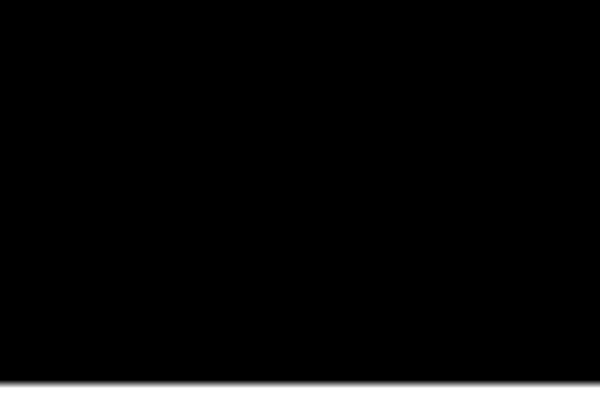
Frame 1 (no input)
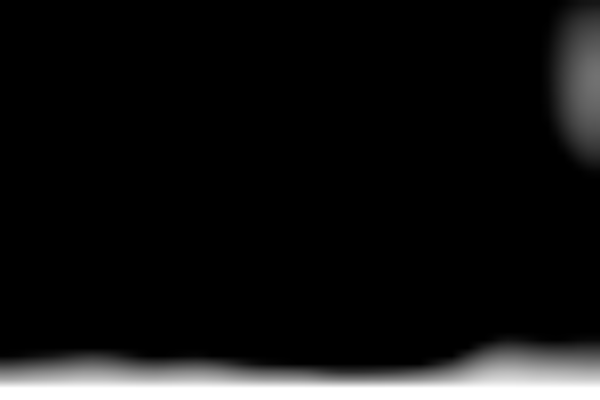
Frame 60 (the mouse pressed at the canvas centre just before this capture)
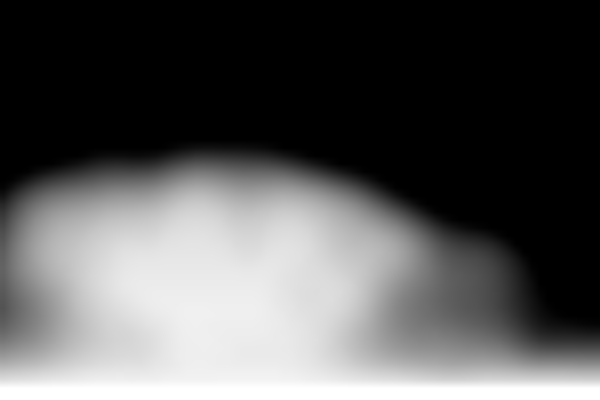
Frame 120 (the mouse held since frame 60 and released just before this capture)

The Processing sketch that drew these frames (run headless with seeded random() and noise(); from frame 60 on, the mouse is pressed at the canvas centre):

// Processing sketch: Frame
// ── Frame.pde
PGraphics buffer1;
PGraphics buffer2;
PImage cooling;
int w = 600;
int h = 400;

float ystart = 0.0;
int[] p;
int[] permutation;
double[][] terrain;
double max;
void setup() {
  size(600, 400);
  buffer1 = createGraphics(w, h);
  buffer2 = createGraphics(w, h);
  cooling = createImage(w,h,RGB);
  permutation = new int[256];
  for(int i=0;i<256;i++)permutation[i] = int(random(256));
  p = new int[1024];
  for(int i=0;i<256;i++)p[i] = p[i+256] = p[i+512] = p[i+768]= permutation[i%256];
  terrain = new double[600][400];
}
void make_random(){
float x = -1;
  for(int i=0;i<600;i++){
    float y = -1;
    for(int j=0;j<400;j++){
       terrain[i][j] = perlin(noise(x,y),noise(x,y),noise(x,y));
       if(max<terrain[i][j])max=terrain[i][j];
       y+=.1;
    }
    x+=.1;
  } 
  max/=5;

}

void cool(){
  cooling.loadPixels();
  float xoff = 0.0; // Start xoff at 0
  float increment = 0.02;
  // For every x,y coordinate in a 2D space, calculate a noise value and produce a brightness value
  for (int x = 0; x < w; x++) {
    xoff += increment;   // Increment xoff 
    float yoff = ystart;   // For every xoff, start yoff at 0
    for (int y = 0; y < h; y++) {
      yoff += increment; // Increment yoff
      // Calculate noise and scale by 255
      double n = noise(xoff,yoff);
      float bright = pow((float)n, 3) * 255;
      //if(xoff<1)println("n"+n);
      cooling.pixels[x+y*w] = color(bright);
    }
  }

  cooling.updatePixels();
  ystart += increment;
}
void fire(int rows) {
  buffer1.beginDraw();
  buffer1.loadPixels();
  for (int x = 0; x < w; x++) {
    for (int j = 0; j < rows; j++) {
      int y = h-(j+1);
      int index = x + y * w;
      buffer1.pixels[index] = color(255);//color(233,163,38);
    }
  }
  buffer1.updatePixels();
  buffer1.endDraw();
}

void draw() {
  fire(2);
  if (mousePressed) {
    buffer1.beginDraw();
    buffer1.fill(255);
    buffer1.noStroke();
    buffer1.ellipse(mouseX, mouseY, 100, 100); 
    buffer1.endDraw();
  }
  cool();
  background(0);
  buffer2.beginDraw();
  buffer1.loadPixels();
  buffer2.loadPixels();
  for (int x = 1; x < w-1; x++) {
    for (int y = 1; y < h-1; y++) {
      int index0 = (x) + (y) * w;
      int index1 = (x+1) + (y) * w;
      int index2 = (x-1) + (y) * w;
      int index3 = (x) + (y+1) * w;
      int index4 = (x) + (y-1) * w;
      color c1 = buffer1.pixels[index1];
      color c2 = buffer1.pixels[index2];
      color c3 = buffer1.pixels[index3];
      color c4 = buffer1.pixels[index4];
      color c5 = cooling.pixels[index0];
      float newC = brightness(c1) + brightness(c2)+ brightness(c3) + brightness(c4);
      newC = newC * 0.25 - brightness(c5);

      buffer2.pixels[index4] = color(newC);
    }
  }
  buffer2.updatePixels();
  buffer2.endDraw();
  
  // Swap
  PGraphics temp = buffer1;
  buffer1 = buffer2;
  buffer2 = temp;
  PImage buffer3 = buffer2.get(width/2-width/4,height/2+height/4,width/4,height/4);
  PImage buffer4 = buffer3.get(buffer3.width/2,buffer3.height/2,buffer3.width/2,buffer3.height/2);
  buffer4.resize(600,400);
  image(buffer4, 0, 0);
  //image(cooling,w,0);
}
  
  double perlin(double x,double y,double z){
   int X =(int)Math.floor(x)&255;
   int Y =(int)Math.floor(y)&255;
   int Z =(int)Math.floor(z)&255;
   X -=Math.floor(x);
   Y -=Math.floor(y);
   Z -=Math.floor(z);
   double u = fade(x);
   double v = fade(y);
   double w = fade(z);
   int A = p[X]+Y,AA = p[A]+Z,AB = p[A+1]+Z;
   int B = p[X+1]+Y,BA = p[B]+Z,BB= p[B+1]+Z;
   return lerp(w,lerp(v,lerp(u,grad(p[AA],x,y,z),
                                grad(p[BA],x-1,y,z)),
                         lerp(u,grad(p[AB],x,y-1,z),
                                grad(p[BB],x-1,y-1,z))),
                  lerp(v,lerp(u,grad(p[AA+1],x,y,z-1),
                                grad(p[BA+1],x-1,y,z-1)),
                         lerp(u,grad(p[AB+1],x,y-1,z-1),
                                grad(p[BB+1],x-1,y-1,z-1))));
}

double fade(double t){
  return t*t*t*(t*(t*6-15)+10);
}
double lerp(double t,double a,double b){
  return a+t*(b-a);
}

double grad(int hash,double x,double y,double z){
  int h = hash&15;
  double u = h<8?x:y;
  double v = h<4 ?y:h==12||h==14?x:z;
  return ((h&1) ==0 ? u:-u)+((h&2)==0?v:-v);
}
